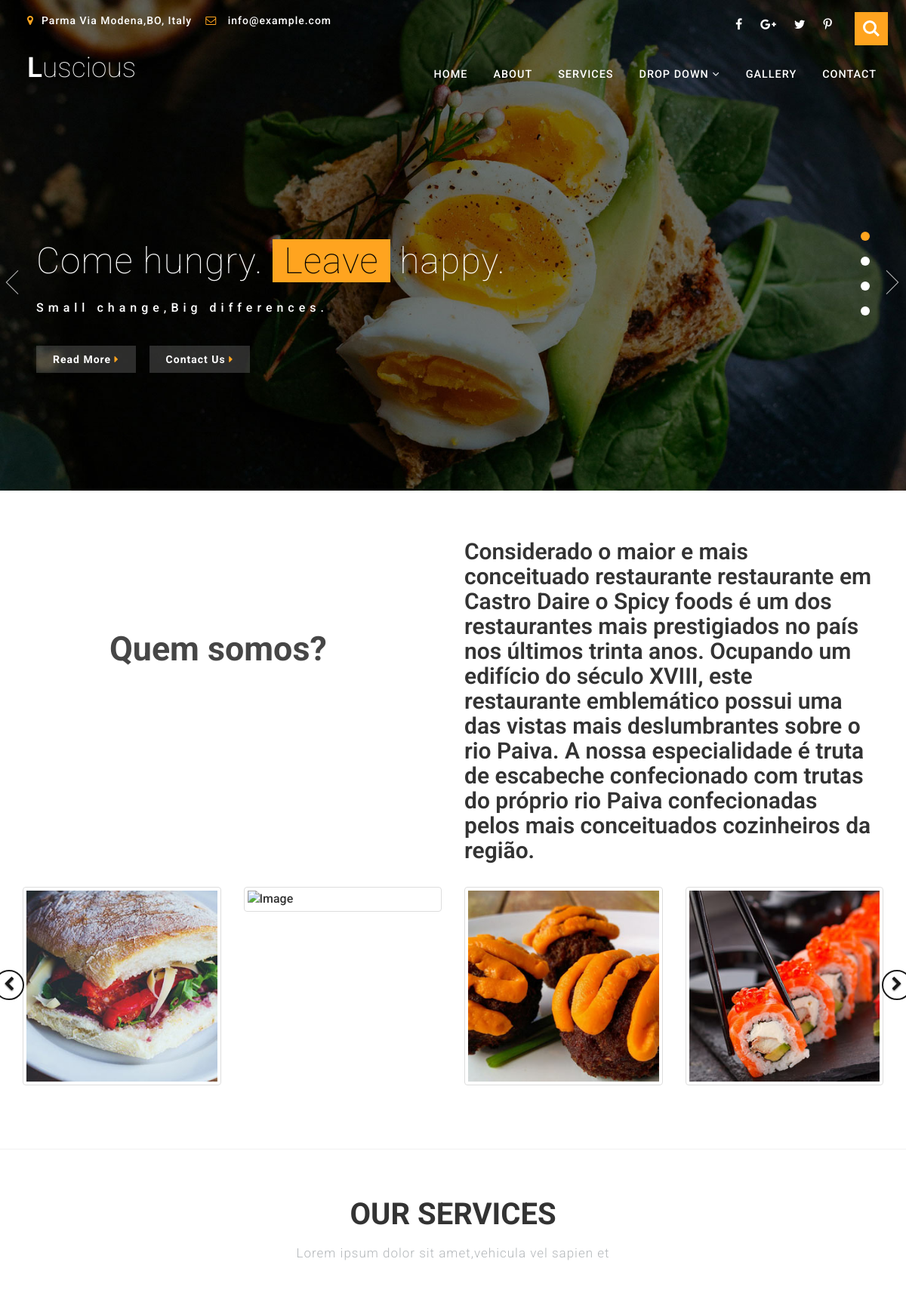
/frontoffice_/index.php (upper part), run on an earlier commit of the app's database.
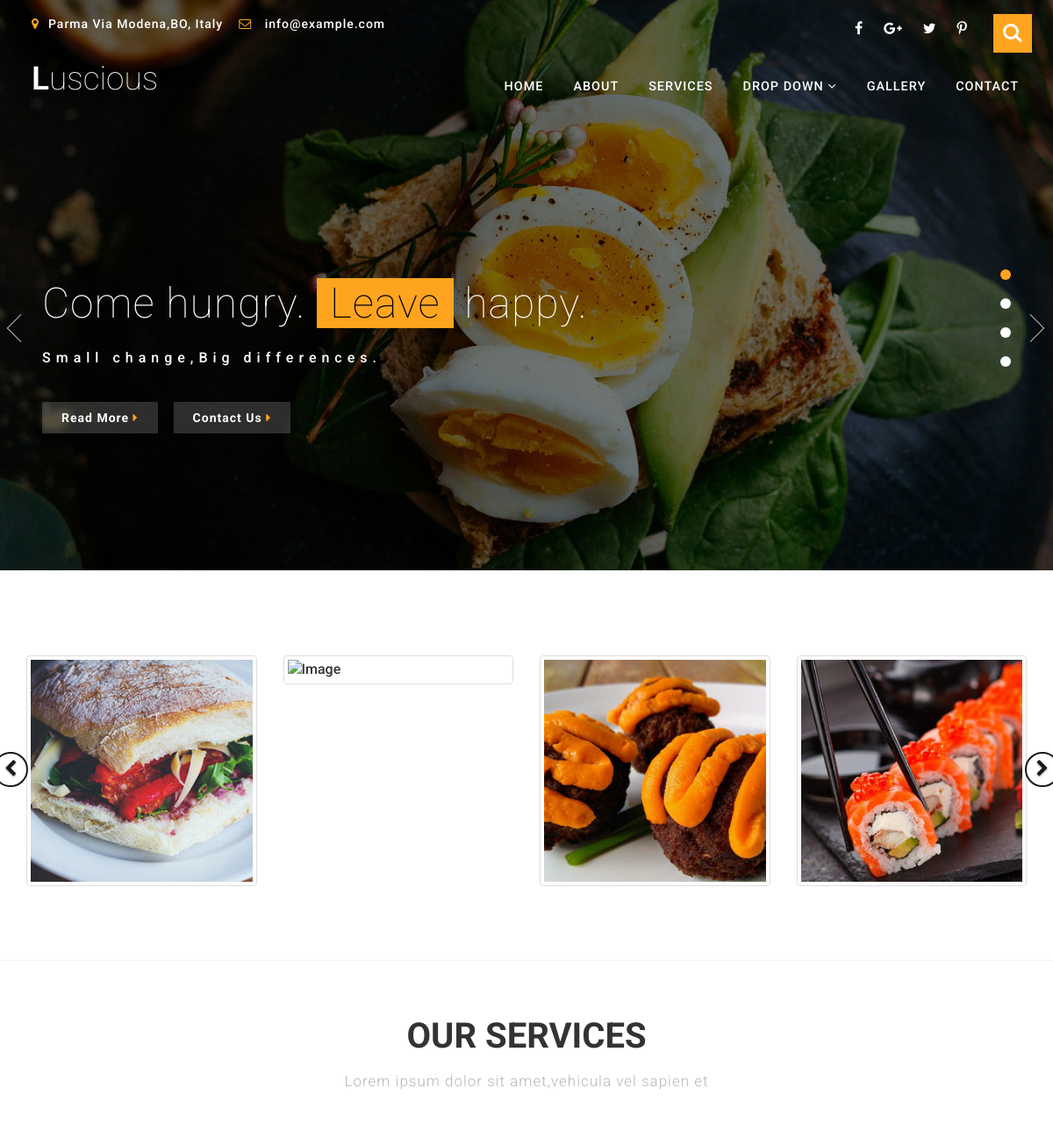
And on a later commit of the database.
### tables this page shows
CREATE TABLE `noticias` (
  `ID_Noticia` int(11) NOT NULL,
  `ID_Tipo_Noticia` int(11) NOT NULL,
  `Titulo` varchar(100) NOT NULL,
  `Conteudo` varchar(1000) NOT NULL,
  `Data` varchar(10) NOT NULL,
  `ID_Utilizador` int(11) NOT NULL,
  `Imagem` varchar(75) NOT NULL,
  `Ativo` int(11) NOT NULL
);

### backoffice/utils/conexao.inc.php (called while the page is built, shortened)
<?php
    function conexaoDB(){
        $servername = "localhost";
        $username = "root";
        $password = "";
        $database = "pap";
        try{
            $conn = mysqli_connect($servername, $username, $password, $database);
        }
        catch(mysqli_sql_exception $mensagem) {
            echo nl2br("Erro: Não foi possivel conectar ao MySQL".$mensagem);
            throw $mensagem;
        }
        return $conn;
    }
    function executarSQL($sql_command){
        $conn = conexaoDB();
        $resultado = mysqli_query($conn, $sql_command);
        return $resultado;
    }
?>

### frontoffice_/index.php (the view, shortened to what the changed rows need)
<!DOCTYPE html>
<html>
<head>
	<link href="css/bootstrap.css" rel='stylesheet' type='text/css' />
	<link href="css/wickedpicker.css" rel="stylesheet" type='text/css' media="all" />
	<link href="css/easy-responsive-tabs.css" rel='stylesheet' type='text/css' />
	<link href="css/style.css" rel='stylesheet' type='text/css' />
	<link href="css/font-awesome.css" rel="stylesheet">
</head>
<body>
	<?php
		include("../backoffice/utils/conexao.inc.php");
	?>
	<div class="header" id="home">
		<div class="top-bar">
			<div class="header-nav">
				<nav class="navbar navbar-default">
					<div class="navbar-header">
						<h1><a class="navbar-brand" href="index.html">L<span>uscious</span></a></h1>
					</div>
				</nav>
			</div>
		</div>
	</div>
	<div class="news" id="about">
		<div class="container">
			<div class="news-main_wthree_agile">
				<div class="col-md-6 news-left">
					<?php
						$query = "SELECT * FROM noticias where titulo = 'quem somos?'";
						if($result = executarSQL($query)){
							while($row = mysqli_fetch_array($result)){
								echo "<h2>".$row["Titulo"]."</hd2>";
							}
						}else{
							echo "<h2>erro ao carregar título</hd2>";
						}
					?>
				</div>
				<div class="col-md-6 news-right">
					<?php
						if($result = executarSQL($query)){
              while($row = mysqli_fetch_array($result)){
                echo "<h2>".$row["Conteudo"]."</hd2>";
              }
            }else{
              echo "<h2>erro ao carregar conteúdo</hd2>";
            }
					?>
				</div>
			</div>
		</div>
	</div>
	<link rel="stylesheet " href="css/chocolat.css " type="text/css" media="all" />
	<link rel="stylesheet" href="css/jquery-ui.css" />
</body>
</html>

What changed in the data, as far as the page shows it:
removed noticias: Titulo "Quem somos?", Conteudo "Considerado o maior e mais conceituado restaurante restaurante em Castro Daire o Spicy foods é um dos restaurantes mais prestigiados no país nos últimos trinta anos. Ocupando um edifício do século XVIII, este restaurante emblemático possui uma das vistas mais deslumbrantes sobre o rio Paiva. A nossa especialidade é truta de escabeche confecionado com trutas do próprio rio Paiva confecionadas pelos mais conceituados cozinheiros da região."
